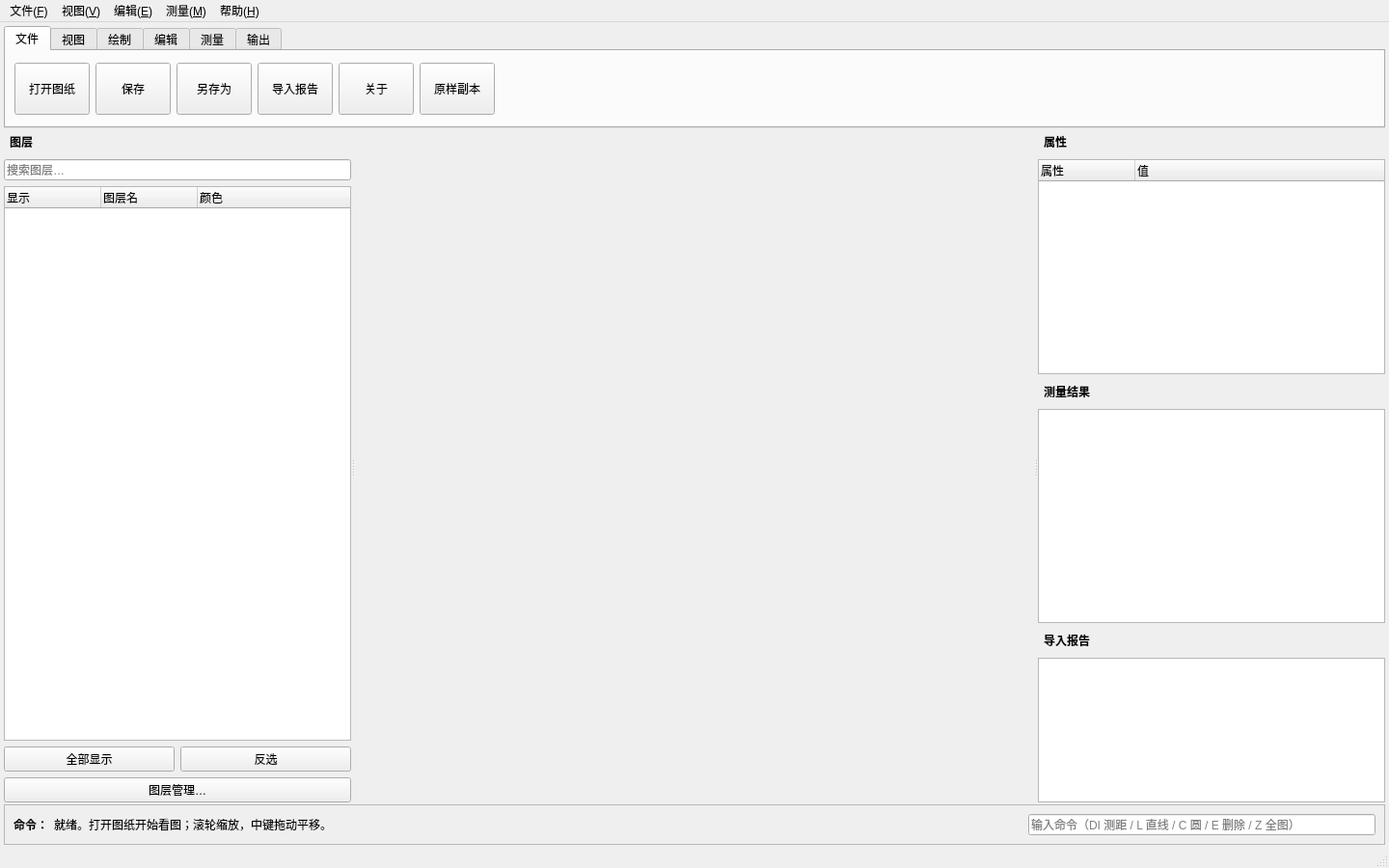
<?xml version="1.0" encoding="UTF-8"?>
<!-- SPDX-License-Identifier: GPL-3.0-or-later -->
<ui version="4.0">
 <class>MainWindow</class>
 <widget class="QMainWindow" name="MainWindow">
  <property name="geometry">
   <rect><x>0</x><y>0</y><width>1440</width><height>900</height></rect>
  </property>
  <property name="windowTitle">
   <string>IloveCAD — 2D 图纸查看与轻量编辑</string>
  </property>
  <!-- Colours deliberately live in src/ilovecad/theme.py so the dark / light
       setting can be switched at runtime. Layout-only properties stay here. -->
  <widget class="QWidget" name="centralwidget">
   <layout class="QVBoxLayout" name="rootLayout">
    <property name="spacing"><number>2</number></property>
    <property name="leftMargin"><number>4</number></property>
    <property name="rightMargin"><number>4</number></property>
    <property name="topMargin"><number>4</number></property>
    <property name="bottomMargin"><number>2</number></property>
    <item>
     <widget class="QTabWidget" name="ribbonTabs">
      <property name="maximumSize"><size><width>16777215</width><height>106</height></size></property>
      <property name="tabPosition"><enum>QTabWidget::North</enum></property>
      <widget class="QWidget" name="tabFile">
       <attribute name="title"><string>文件</string></attribute>
       <layout class="QHBoxLayout" name="layoutFile">
        <item><widget class="QToolButton" name="btnOpen"><property name="text"><string>打开图纸</string></property><property name="toolTip"><string>打开 DWG / DXF (Ctrl+O)</string></property><property name="minimumSize"><size><width>78</width><height>54</height></size></property></widget></item>
        <item><widget class="QToolButton" name="btnSave"><property name="text"><string>保存</string></property><property name="toolTip"><string>保存为 R2004 (Ctrl+S)</string></property><property name="minimumSize"><size><width>78</width><height>54</height></size></property></widget></item>
        <item><widget class="QToolButton" name="btnSaveAs"><property name="text"><string>另存为</string></property><property name="toolTip"><string>始终输出 AC1018 / R2004</string></property><property name="minimumSize"><size><width>78</width><height>54</height></size></property></widget></item>
        <item><widget class="QToolButton" name="btnImportReport"><property name="text"><string>导入报告</string></property><property name="toolTip"><string>查看降版本与跳过对象明细</string></property><property name="minimumSize"><size><width>78</width><height>54</height></size></property></widget></item>
        <item><widget class="QToolButton" name="btnAbout"><property name="text"><string>关于</string></property><property name="toolTip"><string>版本与许可说明</string></property><property name="minimumSize"><size><width>78</width><height>54</height></size></property></widget></item>
        <item><widget class="QToolButton" name="btnSaveCopy"><property name="text"><string>原样副本</string></property><property name="toolTip"><string>按字节复制源文件，SHA-256 校验，不经 DXF 重建（只读可用）</string></property><property name="minimumSize"><size><width>78</width><height>54</height></size></property></widget></item>
        <item><spacer name="spacerFile"><property name="orientation"><enum>Qt::Horizontal</enum></property><property name="sizeHint" stdset="0"><size><width>40</width><height>20</height></size></property></spacer></item>
       </layout>
      </widget>
      <widget class="QWidget" name="tabView">
       <attribute name="title"><string>视图</string></attribute>
       <layout class="QHBoxLayout" name="layoutView">
        <item><widget class="QToolButton" name="btnFit"><property name="text"><string>适应全图</string></property><property name="minimumSize"><size><width>78</width><height>54</height></size></property></widget></item>
        <item><widget class="QToolButton" name="btnZoomIn"><property name="text"><string>放大</string></property><property name="minimumSize"><size><width>78</width><height>54</height></size></property></widget></item>
        <item><widget class="QToolButton" name="btnZoomOut"><property name="text"><string>缩小</string></property><property name="minimumSize"><size><width>78</width><height>54</height></size></property></widget></item>
        <item><widget class="QToolButton" name="btnZoomWindow"><property name="text"><string>窗口缩放</string></property><property name="minimumSize"><size><width>78</width><height>54</height></size></property></widget></item>
        <item><widget class="QToolButton" name="btnPan"><property name="text"><string>平移</string></property><property name="minimumSize"><size><width>78</width><height>54</height></size></property></widget></item>
        <item><widget class="QToolButton" name="btnDark"><property name="text"><string>黑底 / 白底</string></property><property name="toolTip"><string>仅切换画布背景色；整体界面主题请在「主题设置」中修改</string></property><property name="minimumSize"><size><width>78</width><height>54</height></size></property></widget></item>
        <item><widget class="QToolButton" name="btnThemeSettings"><property name="text"><string>主题设置</string></property><property name="toolTip"><string>深色（默认） / 浅色界面主题，选择保存在本机</string></property><property name="minimumSize"><size><width>78</width><height>54</height></size></property></widget></item>
        <item><spacer name="spacerView"><property name="orientation"><enum>Qt::Horizontal</enum></property><property name="sizeHint" stdset="0"><size><width>40</width><height>20</height></size></property></spacer></item>
       </layout>
      </widget>
      <widget class="QWidget" name="tabDraw">
       <attribute name="title"><string>绘制</string></attribute>
       <layout class="QHBoxLayout" name="layoutDraw">
        <item><widget class="QToolButton" name="btnDrawLine"><property name="text"><string>直线</string></property><property name="minimumSize"><size><width>78</width><height>54</height></size></property></widget></item>
        <item><widget class="QToolButton" name="btnDrawPolyline"><property name="text"><string>多段线</string></property><property name="minimumSize"><size><width>78</width><height>54</height></size></property></widget></item>
        <item><widget class="QToolButton" name="btnDrawRect"><property name="text"><string>矩形</string></property><property name="minimumSize"><size><width>78</width><height>54</height></size></property></widget></item>
        <item><widget class="QToolButton" name="btnDrawCircle"><property name="text"><string>圆</string></property><property name="minimumSize"><size><width>78</width><height>54</height></size></property></widget></item>
        <item><widget class="QToolButton" name="btnDrawArc"><property name="text"><string>圆弧</string></property><property name="minimumSize"><size><width>78</width><height>54</height></size></property></widget></item>
        <item><widget class="QToolButton" name="btnDrawText"><property name="text"><string>文字</string></property><property name="minimumSize"><size><width>78</width><height>54</height></size></property></widget></item>
        <item><widget class="QToolButton" name="btnDrawColor"><property name="text"><string>绘图颜色</string></property><property name="toolTip"><string>为新绘制的实体选择线条颜色（默认随层）；命令 COLOR</string></property><property name="minimumSize"><size><width>78</width><height>54</height></size></property></widget></item>
        <item><spacer name="spacerDraw"><property name="orientation"><enum>Qt::Horizontal</enum></property><property name="sizeHint" stdset="0"><size><width>40</width><height>20</height></size></property></spacer></item>
       </layout>
      </widget>
      <widget class="QWidget" name="tabEdit">
       <attribute name="title"><string>编辑</string></attribute>
       <layout class="QHBoxLayout" name="layoutEdit">
        <item><widget class="QToolButton" name="btnSelect"><property name="text"><string>选择</string></property><property name="minimumSize"><size><width>78</width><height>54</height></size></property></widget></item>
        <item><widget class="QToolButton" name="btnUndo"><property name="text"><string>撤销</string></property><property name="toolTip"><string>Ctrl+Z</string></property><property name="minimumSize"><size><width>78</width><height>54</height></size></property></widget></item>
        <item><widget class="QToolButton" name="btnRedo"><property name="text"><string>重做</string></property><property name="toolTip"><string>Ctrl+Y</string></property><property name="minimumSize"><size><width>78</width><height>54</height></size></property></widget></item>
        <item><widget class="QToolButton" name="btnMove"><property name="text"><string>移动</string></property><property name="minimumSize"><size><width>78</width><height>54</height></size></property></widget></item>
        <item><widget class="QToolButton" name="btnCopy"><property name="text"><string>复制</string></property><property name="minimumSize"><size><width>78</width><height>54</height></size></property></widget></item>
        <item><widget class="QToolButton" name="btnRotate"><property name="text"><string>旋转</string></property><property name="minimumSize"><size><width>78</width><height>54</height></size></property></widget></item>
        <item><widget class="QToolButton" name="btnDelete"><property name="text"><string>删除</string></property><property name="minimumSize"><size><width>78</width><height>54</height></size></property></widget></item>
        <item><widget class="QToolButton" name="btnMirror"><property name="text"><string>镜像</string></property><property name="toolTip"><string>先选中对象，再点取镜像轴两点</string></property><property name="minimumSize"><size><width>78</width><height>54</height></size></property></widget></item>
        <item><widget class="QToolButton" name="btnScale"><property name="text"><string>缩放</string></property><property name="toolTip"><string>先选中对象，再点取基点并输入比例</string></property><property name="minimumSize"><size><width>78</width><height>54</height></size></property></widget></item>
        <item><widget class="QToolButton" name="btnEnterEdit"><property name="text"><string>进入编辑</string></property><property name="toolTip"><string>默认只读；确认降级风险后启用 2D 可编辑模型（EDIT）</string></property><property name="minimumSize"><size><width>78</width><height>54</height></size></property></widget></item>
        <item><widget class="QToolButton" name="btnChangeColor"><property name="text"><string>线条改色</string></property><property name="toolTip"><string>批量修改选中对象的线条颜色（撤销可用）；命令 CHCOLOR</string></property><property name="minimumSize"><size><width>78</width><height>54</height></size></property></widget></item>
        <item><spacer name="spacerEdit"><property name="orientation"><enum>Qt::Horizontal</enum></property><property name="sizeHint" stdset="0"><size><width>40</width><height>20</height></size></property></spacer></item>
       </layout>
      </widget>
      <widget class="QWidget" name="tabMeasure">
       <attribute name="title"><string>测量</string></attribute>
       <layout class="QHBoxLayout" name="layoutMeasure">
        <item><widget class="QToolButton" name="btnMeasureDistance"><property name="text"><string>测距离</string></property><property name="minimumSize"><size><width>78</width><height>54</height></size></property></widget></item>
        <item><widget class="QToolButton" name="btnMeasureChain"><property name="text"><string>累计长度</string></property><property name="minimumSize"><size><width>78</width><height>54</height></size></property></widget></item>
        <item><widget class="QToolButton" name="btnMeasureArea"><property name="text"><string>测面积</string></property><property name="minimumSize"><size><width>78</width><height>54</height></size></property></widget></item>
        <item><widget class="QToolButton" name="btnMeasureRadius"><property name="text"><string>半径 / 直径</string></property><property name="minimumSize"><size><width>78</width><height>54</height></size></property></widget></item>
        <item><widget class="QToolButton" name="btnMeasureAngle"><property name="text"><string>测夹角(三点)</string></property><property name="toolTip"><string>顶点 → 第一边点 → 第二边点，显示夹角与补角</string></property><property name="minimumSize"><size><width>78</width><height>54</height></size></property></widget></item>
        <item><widget class="QToolButton" name="btnMeasureAngleLines"><property name="text"><string>测夹角(两线)</string></property><property name="toolTip"><string>点取两条直线 / 多段线，自动求夹角</string></property><property name="minimumSize"><size><width>78</width><height>54</height></size></property></widget></item>
        <item><widget class="QToolButton" name="btnMeasureClear"><property name="text"><string>清除结果</string></property><property name="minimumSize"><size><width>78</width><height>54</height></size></property></widget></item>
        <item><spacer name="spacerMeasure"><property name="orientation"><enum>Qt::Horizontal</enum></property><property name="sizeHint" stdset="0"><size><width>40</width><height>20</height></size></property></spacer></item>
       </layout>
      </widget>
      <widget class="QWidget" name="tabOutput">
       <attribute name="title"><string>输出</string></attribute>
       <layout class="QHBoxLayout" name="layoutOutput">
        <item><widget class="QToolButton" name="btnExportPdf"><property name="text"><string>导出 PDF</string></property><property name="toolTip"><string>独立矢量渲染路径，不经过 DWG 写入</string></property><property name="minimumSize"><size><width>78</width><height>54</height></size></property></widget></item>
        <item><widget class="QToolButton" name="btnExportDxf"><property name="text"><string>导出 DXF</string></property><property name="minimumSize"><size><width>78</width><height>54</height></size></property></widget></item>
        <item><widget class="QToolButton" name="btnBatchConvert"><property name="text"><string>批量转换</string></property><property name="toolTip"><string>批量转 R2004 DWG / AC1018 DXF，原文件永不改写</string></property><property name="minimumSize"><size><width>78</width><height>54</height></size></property></widget></item>
        <item><spacer name="spacerOutput"><property name="orientation"><enum>Qt::Horizontal</enum></property><property name="sizeHint" stdset="0"><size><width>40</width><height>20</height></size></property></spacer></item>
       </layout>
      </widget>
     </widget>
    </item>
    <item>
     <widget class="QSplitter" name="mainSplitter">
      <property name="orientation"><enum>Qt::Horizontal</enum></property>
      <property name="childrenCollapsible"><bool>false</bool></property>
      <widget class="QWidget" name="leftPanel">
       <layout class="QVBoxLayout" name="leftLayout">
        <item><widget class="QLabel" name="labelLayers"><property name="text"><string>图层</string></property><property name="styleSheet"><string notr="true">font-weight:bold;padding:3px;</string></property></widget></item>
        <item><widget class="QLineEdit" name="layerSearch"><property name="placeholderText"><string>搜索图层…</string></property></widget></item>
        <item><widget class="QTreeWidget" name="layerTree"><column><property name="text"><string>显示</string></property></column><column><property name="text"><string>图层名</string></property></column><column><property name="text"><string>颜色</string></property></column></widget></item>
        <item><layout class="QHBoxLayout" name="layerButtons"><item><widget class="QPushButton" name="btnLayerAllOn"><property name="text"><string>全部显示</string></property></widget></item><item><widget class="QPushButton" name="btnLayerInvert"><property name="text"><string>反选</string></property></widget></item></layout></item>
        <item><layout class="QHBoxLayout" name="layerButtons2"><item><widget class="QPushButton" name="btnLayerManager"><property name="text"><string>图层管理…</string></property><property name="toolTip"><string>新建 / 重命名 / 删除 / 锁定图层，编辑颜色线型线宽</string></property></widget></item></layout></item>
       </layout>
      </widget>
      <widget class="CadCanvas" name="canvas">
       <property name="minimumSize"><size><width>500</width><height>400</height></size></property>
       <property name="mouseTracking"><bool>true</bool></property>
       <property name="focusPolicy"><enum>Qt::StrongFocus</enum></property>
      </widget>
      <widget class="QWidget" name="rightPanel">
       <layout class="QVBoxLayout" name="rightLayout">
        <item><widget class="QLabel" name="labelProp"><property name="text"><string>属性</string></property><property name="styleSheet"><string notr="true">font-weight:bold;padding:3px;</string></property></widget></item>
        <item><widget class="QTreeWidget" name="propTree"><column><property name="text"><string>属性</string></property></column><column><property name="text"><string>值</string></property></column></widget></item>
        <item><widget class="QLabel" name="labelMeasure"><property name="text"><string>测量结果</string></property><property name="styleSheet"><string notr="true">font-weight:bold;padding:3px;</string></property></widget></item>
        <item><widget class="QListWidget" name="measureList"/></item>
        <item><widget class="QLabel" name="labelReport"><property name="text"><string>导入报告</string></property><property name="styleSheet"><string notr="true">font-weight:bold;padding:3px;</string></property></widget></item>
        <item><widget class="QTextBrowser" name="reportBrowser"><property name="maximumSize"><size><width>16777215</width><height>150</height></size></property></widget></item>
       </layout>
      </widget>
     </widget>
    </item>
    <item>
     <widget class="QFrame" name="commandBar">
      <property name="frameShape"><enum>QFrame::StyledPanel</enum></property>
      <property name="maximumSize"><size><width>16777215</width><height>42</height></size></property>
      <layout class="QHBoxLayout" name="commandLayout">
       <item><widget class="QLabel" name="commandTitle"><property name="text"><string>命令：</string></property><property name="styleSheet"><string notr="true">font-weight:bold;</string></property></widget></item>
       <item><widget class="QLabel" name="commandHint"><property name="text"><string>就绪。打开图纸开始看图；滚轮缩放，中键拖动平移。</string></property></widget></item>
       <item><spacer name="spacerCommand"><property name="orientation"><enum>Qt::Horizontal</enum></property><property name="sizeHint" stdset="0"><size><width>40</width><height>20</height></size></property></spacer></item>
       <item><widget class="QLineEdit" name="commandInput"><property name="placeholderText"><string>输入命令（DI 测距 / L 直线 / C 圆 / E 删除 / Z 全图）</string></property><property name="maximumSize"><size><width>360</width><height>16777215</height></size></property></widget></item>
      </layout>
     </widget>
    </item>
   </layout>
  </widget>
  <widget class="QMenuBar" name="menubar">
   <property name="geometry"><rect><x>0</x><y>0</y><width>1440</width><height>26</height></rect></property>
   <widget class="QMenu" name="menuFile"><property name="title"><string>文件(&amp;F)</string></property><addaction name="actOpen"/><addaction name="actSave"/><addaction name="actSaveAs"/><addaction name="actSaveSourceCopy"/><addaction name="separator"/><addaction name="actExportPdf"/><addaction name="actExportDxf"/><addaction name="actBatchConvert"/><addaction name="separator"/><addaction name="actQuit"/></widget>
   <widget class="QMenu" name="menuView"><property name="title"><string>视图(&amp;V)</string></property><addaction name="actFit"/><addaction name="actZoomIn"/><addaction name="actZoomOut"/><addaction name="separator"/><addaction name="actThemeSettings"/><addaction name="actSnapSettings"/><addaction name="actTextSettings"/></widget>
   <widget class="QMenu" name="menuEdit"><property name="title"><string>编辑(&amp;E)</string></property><addaction name="actEnterEdit"/><addaction name="separator"/><addaction name="actUndo"/><addaction name="actRedo"/><addaction name="actDelete"/><addaction name="separator"/><addaction name="actMirror"/><addaction name="actScale"/><addaction name="actChangeColor"/><addaction name="separator"/><addaction name="actDrawColor"/><addaction name="actLayerManager"/></widget>
   <widget class="QMenu" name="menuMeasure"><property name="title"><string>测量(&amp;M)</string></property><addaction name="actMeasureDistance"/><addaction name="actMeasureArea"/><addaction name="actMeasureAngle"/><addaction name="actMeasureAngleLines"/><addaction name="separator"/><addaction name="actUnitsSettings"/></widget>
   <widget class="QMenu" name="menuHelp"><property name="title"><string>帮助(&amp;H)</string></property><addaction name="actCommandHelp"/><addaction name="separator"/><addaction name="actAbout"/></widget>
   <addaction name="menuFile"/><addaction name="menuView"/><addaction name="menuEdit"/><addaction name="menuMeasure"/><addaction name="menuHelp"/>
  </widget>
  <widget class="QStatusBar" name="statusbar"/>
  <action name="actOpen"><property name="text"><string>打开图纸</string></property><property name="shortcut"><string>Ctrl+O</string></property></action>
  <action name="actSave"><property name="text"><string>保存 (R2004)</string></property><property name="shortcut"><string>Ctrl+S</string></property></action>
  <action name="actSaveAs"><property name="text"><string>另存为…</string></property><property name="shortcut"><string>Ctrl+Shift+S</string></property></action>
  <action name="actSaveSourceCopy"><property name="text"><string>另存原样副本（无损）…</string></property><property name="toolTip"><string>按字节复制源文件，SHA-256 校验，不经 DXF 重建</string></property></action>
  <action name="actEnterEdit"><property name="text"><string>进入编辑模式（降级）…</string></property><property name="toolTip"><string>默认只读；确认风险后启用 2D 可编辑模型，命令 EDIT</string></property></action>
  <action name="actExportPdf"><property name="text"><string>导出 PDF</string></property><property name="shortcut"><string>Ctrl+P</string></property></action>
  <action name="actExportDxf"><property name="text"><string>导出 DXF</string></property></action>
  <action name="actBatchConvert"><property name="text"><string>批量转换…</string></property><property name="toolTip"><string>批量输出 R2004 DWG / AC1018 DXF，不改写源文件</string></property></action>
  <action name="actQuit"><property name="text"><string>退出</string></property><property name="shortcut"><string>Ctrl+Q</string></property></action>
  <action name="actFit"><property name="text"><string>适应全图</string></property><property name="shortcut"><string>Z</string></property></action>
  <action name="actZoomIn"><property name="text"><string>放大</string></property></action>
  <action name="actZoomOut"><property name="text"><string>缩小</string></property></action>
  <action name="actUndo"><property name="text"><string>撤销</string></property><property name="shortcut"><string>Ctrl+Z</string></property></action>
  <action name="actRedo"><property name="text"><string>重做</string></property><property name="shortcut"><string>Ctrl+Y</string></property></action>
  <action name="actDelete"><property name="text"><string>删除</string></property><property name="shortcut"><string>Delete</string></property></action>
  <action name="actMeasureDistance"><property name="text"><string>测距离</string></property><property name="shortcut"><string>DI</string></property></action>
  <action name="actMeasureArea"><property name="text"><string>测面积</string></property></action>
  <action name="actMeasureAngle"><property name="text"><string>测夹角（三点）</string></property><property name="shortcut"><string>ANG</string></property></action>
  <action name="actMeasureAngleLines"><property name="text"><string>测夹角（两条线）</string></property></action>
  <action name="actThemeSettings"><property name="text"><string>界面主题与对象捕捉设置…</string></property></action>
  <action name="actSnapSettings"><property name="text"><string>对象捕捉设置…</string></property><property name="toolTip"><string>端点 / 顶点、中点、中心、交点、垂足与捕捉半径</string></property></action>
  <action name="actTextSettings"><property name="text"><string>文字与字体…</string></property><property name="toolTip"><string>字型映射、字高原样 1:1 或自适应、文字显示倍率；命令 STYLE</string></property></action>
  <action name="actCommandHelp"><property name="text"><string>命令与快捷键…</string></property><property name="shortcut"><string>F1</string></property></action>
  <action name="actLayerManager"><property name="text"><string>图层管理…</string></property><property name="toolTip"><string>新建 / 重命名 / 删除 / 锁定图层，编辑颜色线型线宽</string></property></action>
  <action name="actUnitsSettings"><property name="text"><string>单位与精度…</string></property><property name="toolTip"><string>设置 $INSUNITS 与测量结果小数位</string></property></action>
  <action name="actMirror"><property name="text"><string>镜像</string></property></action>
  <action name="actScale"><property name="text"><string>缩放</string></property></action>
  <action name="actDrawColor"><property name="text"><string>绘图颜色…</string></property><property name="toolTip"><string>设置新绘制实体的线条颜色（默认随层），命令 COLOR</string></property></action>
  <action name="actChangeColor"><property name="text"><string>修改选中对象颜色…</string></property><property name="toolTip"><string>批量改色，支持多选与撤销；命令 CHCOLOR</string></property></action>
  <action name="actAbout"><property name="text"><string>关于 IloveCAD</string></property></action>
 </widget>
 <customwidgets>
  <customwidget>
   <class>CadCanvas</class>
   <extends>QWidget</extends>
   <header>ilovecad.ui.canvas</header>
  </customwidget>
 </customwidgets>
 <resources/>
 <connections/>
</ui>
